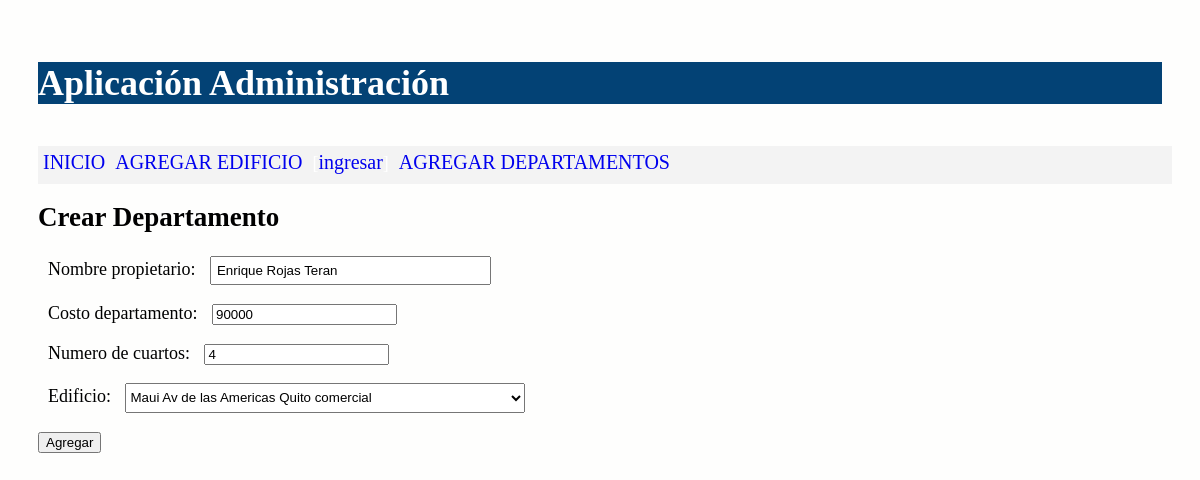
The page /editar/departamento/2 on the database its author committed.
### viviendas/models.py (models this page shows, shortened)
class Departamento(models.Model):
    nombre_propietario = models.CharField(max_length=100)
    costo_departamento = models.IntegerField('costo departamento')
    num_cuartos = models.IntegerField('numero de cuartos')
    edificio = models.ForeignKey(Edificio, on_delete=models.CASCADE,
            related_name="departamentos")

### viviendas/views.py (the view)
# urls.py: path('editar/departamento/<int:id>', views.editar_departamento,
def editar_departamento(request, id):
    departamento = Departamento.objects.get(pk=id)
    if request.method=='POST':
        formulario = DepartamentoForm(request.POST, instance=departamento)
        print(formulario.errors)
        if formulario.is_valid():
            formulario.save()
            return redirect(index)
    else:
        formulario = DepartamentoForm(instance=departamento)
    diccionario = {'formulario': formulario}
    return render(request, 'crearDepartamento.html', diccionario)

### viviendas/forms.py (shortened to what this page needs)
class DepartamentoForm(ModelForm):
    class Meta:
        model = Departamento
        fields = ['nombre_propietario', 'costo_departamento', 'num_cuartos', 'edificio']

### viviendas/models.py (called while the page is built)
    def __str__(self):
        return "%s %s %s %s" % (self.nombre,
                self.direccion,
                self.ciudad,
                self.tipo)

### viviendas/templates/crearDepartamento.html (shortened to what this page needs)
{% extends "master.html" %}
{% block content %}
<h2>Crear Departamento</h3>
<form action="" method="post" class="miformulario">
  {{formulario.as_p}}
  <p><input type='submit' value='Agregar'/></p>
</form>
{% endblock %}

### viviendas/css/estilos.css (style rules this page uses)
body { background: #fefefd; padding: 30px; font-size: 18px; }
input[type="text"], input[type="number|email"] { width: 25%; padding: 5px 5px; box-sizing: border-box; }
label { padding: 12px 10px; }
.miformulario { width: 100%; }
.fieldWrapper input, select { width: 400px; height: 30px; }

### rows shown on the page
Departamento: nombre_propietario "Enrique Rojas Teran", costo_departamento "90000", num_cuartos "4", edificio "Maui Av de las Americas Quito comercial"
